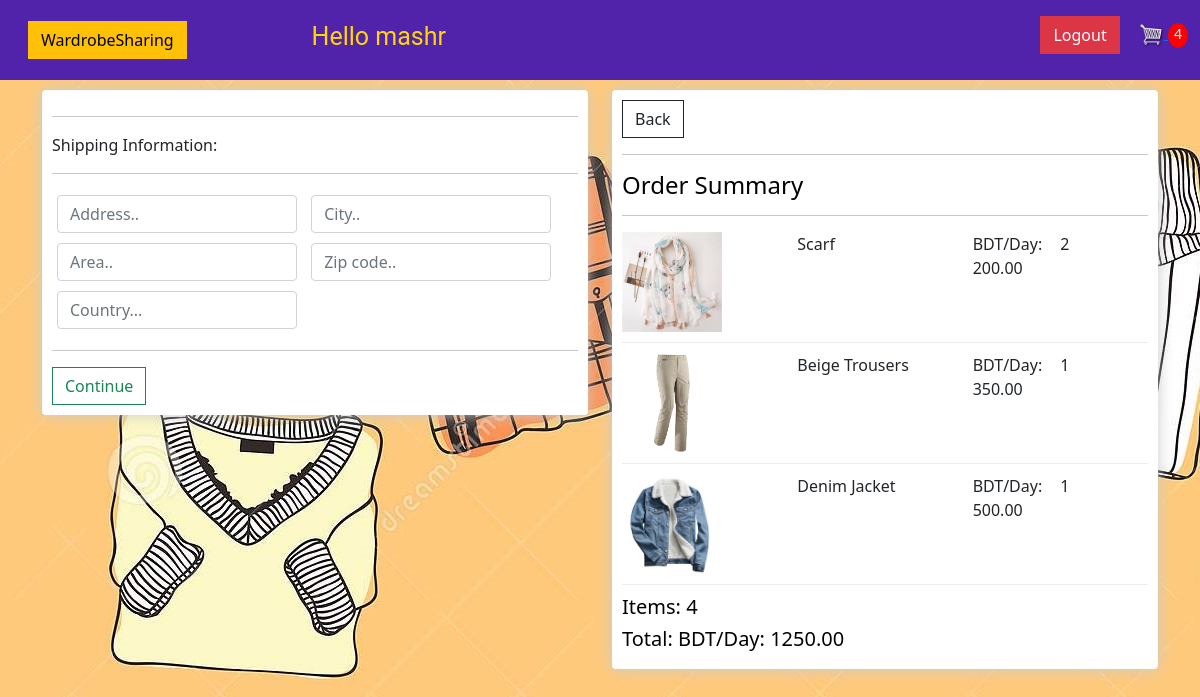
The app's page /confirmorder (signed in), older data.
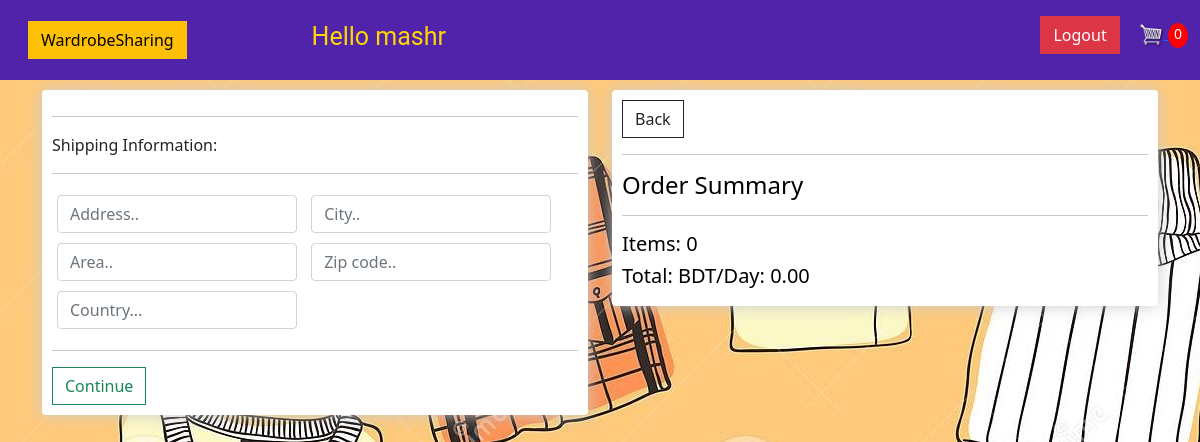
The same page, newer data.
### clothingStore/models.py (models this page shows, shortened)
class OrderItem(models.Model):
    product = models.ForeignKey(Product, on_delete=models.SET_NULL, null=True)
    order = models.ForeignKey(Order, on_delete=models.SET_NULL, null=True)
    days = models.IntegerField(default=0, null=True, blank=True)
    date_added = models.DateTimeField(auto_now_add=True)
    @property
    def get_total(self):
        total = self.product.pricePerDay * self.days
        return total

class Product(models.Model):
    name = models.CharField(max_length=200, null=True)
    pricePerDay = models.DecimalField(max_digits=7, decimal_places=2)
    image = models.ImageField(null=True, blank=True)
    @property
    def imageURL(self):
        try:
            url = self.image.url
        except:
            url = ''
        return url

class Order(models.Model):
    customer = models.ForeignKey(Customer, on_delete=models.SET_NULL, null=True, blank=True)
    date_ordered = models.DateTimeField(auto_now_add=True)
    complete = models.BooleanField(default=False)
    transaction_id = models.CharField(max_length=200, null=True)
    @property
    def get_cart_total(self):
        orderitems = self.orderitem_set.all()
        total = sum([item.get_total for item in orderitems])
        return total
    @property
    def get_cart_items(self):
        orderitems = self.orderitem_set.all()
        total = sum([item.days for item in orderitems])
        return total

### clothingStore/views.py (the view)
# urls.py: path('confirmorder', views.confirmorder, name="confirmorder"),
def confirmorder(request):
    data = cartData(request)
    items = data['items']
    order = data['order']
    cartItems = data['cartItems']
    context = {'items': items, 'order': order, 'cartItems': cartItems}
    return render(request, 'clothingStore/confirmOrder.html', context)

### clothingStore/utils.py (called while the page is built)
def cartData(request):
    if request.user.is_authenticated:
        customer = request.user.customer
        order, created = Order.objects.get_or_create(customer=customer, complete=False)
        items = order.orderitem_set.all()
        cartItems = order.get_cart_items
    else:
        cookieData = cookieCart(request)
        items = cookieData['items']
        order = cookieData['order']
        cartItems = cookieData['cartItems']
    return{'cartItems':cartItems, 'order':order, 'items':items}

### clothingStore/templates/clothingStore/confirmOrder.html (shortened to what this page needs)
{% extends 'clothingStore/main.html' %}
{% load static %}
{% block content %}
    <div class="row">
        <div class="col-lg-6">
            <div class="box-element" id="form-wrapper">
                <form id="form">
                    <div id="shipping-info">
                        <hr>
						<p>Shipping Information:</p>
						<hr>
						<div class="form-field">
							<input class="form-control" type="text" name="address" placeholder="Address..">
						</div>
						<div class="form-field">
							<input class="form-control" type="text" name="city" placeholder="City..">
						</div>
						<div class="form-field">
							<input class="form-control" type="text" name="area" placeholder="Area..">
						</div>
						<div class="form-field">
							<input class="form-control" type="text" name="zipcode" placeholder="Zip code..">
						</div>
						<div class="form-field">
							<input class="form-control" type="text" name="country" placeholder="Country...">
						</div>
                    </div>
                    <hr>
                    <input id="form-button" class="btn btn-outline-success btn-block" type="submit" value="Continue">
                </form>
            </div>
            <br>
        </div>
        <div class="col-lg-6">
            <div class="box-element">
                <a class="btn btn-outline-dark" href="{% url 'checkout' %}">Back</a>
                <hr>
                <h4>Order Summary</h4>
                <hr>
                {% for item in items %}
                <div class="cart-row">
					<div style="flex:2"><img class="row-image" src="{{item.product.imageURL}}"></div>
					<div style="flex:2"><p>{{item.product.name}}</p></div>
					<div style="flex:1"><p>BDT/Day: {{item.product.pricePerDay}}</p></div>
					<div style="flex:1"><p>{{item.days}}</p></div>
				</div>
                {% endfor %}
                <h5>Items: {{order.get_cart_items}} </h5>
                <h5>Total: BDT/Day: {{order.get_cart_total|floatformat:2}}</h5>
            </div>
        </div>
    </div>
{% endblock content %}

### clothingStore/templates/clothingStore/main.html (shortened to what this page needs)
<!DOCTYPE html>
{% load static %}
<html>
<head>
<link href="https://cdn.jsdelivr.net/npm/bootstrap@5.1.3/dist/css/bootstrap.min.css" rel="stylesheet">
    <link rel = "stylesheet" type = "text/css" href="{% static 'css/main.css' %}">
</head>
<body>
    <nav class="navbar navbar-expand-lg navbar-dark bg-dark">
        <div class="container-fluid">
          <a class="navbar-brand"><a href="{% url 'dashboard' %}" class="btn btn-warning">WardrobeSharing</a></a>
          <div class="collapse navbar-collapse" id="navbarSupportedContent">
            <ul class="navbar-nav me-auto mb-2 mb-lg-0">
              <div class="container-fluid-nav">
                {% if request.user.is_authenticated %}
                <p>Hello {{request.user}}</p>
                {% endif %}
              </div>
            </ul>
            <div class="form-inline my-2 my-lg-0">
              {% if request.user.is_authenticated %}
              <a href="{% url 'logout' %}" class="btn btn-danger">Logout</a>
              {% else %}
              <a href="http://127.0.0.1:8000/login" class="btn btn-success">Login</a>
              {% endif %}
              <a href="{% url 'checkout' %}">
                <img id="cart-icon" src="{% static 'images/cart.png' %}">
              </a>
              <p id="cart-total">{{cartItems}}</p>
            </div>
          </div>
        </div>
      </nav>
    <div class="container">
        {% block content %}
        {% endblock content %}
    </div>
</body>
</html>

Row changes from the older to the newer data that the page shows:
no longer on this page (row unchanged): OrderItem: product.imageURL (picture), product.name "Scarf", product.pricePerDay "200.00", days "2"
no longer on this page (row unchanged): OrderItem: product.imageURL (picture), product.name "Beige Trousers", product.pricePerDay "350.00", days "1"
no longer on this page (row unchanged): OrderItem: product.imageURL (picture), product.name "Denim Jacket", product.pricePerDay "500.00", days "1"
no longer on this page (row edited): Order: get_cart_items "4", get_cart_total "1250.00"
added Order: get_cart_items "0", get_cart_total "0.00"
Text that changed along with them:
{{ cartItems }}: "4" → "0"
